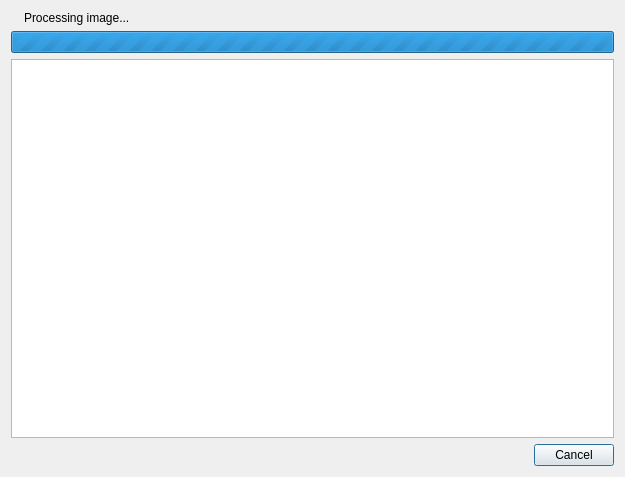
<?xml version="1.0" encoding="UTF-8"?>
<ui version="4.0">
 <class>ProcessDialog</class>
 <widget class="QDialog" name="ProcessDialog">
  <property name="geometry">
   <rect>
    <x>0</x>
    <y>0</y>
    <width>625</width>
    <height>477</height>
   </rect>
  </property>
  <property name="windowTitle">
   <string/>
  </property>
  <layout class="QVBoxLayout" name="verticalLayout">
   <item>
    <layout class="QHBoxLayout" name="horizontalLayout">
     <item>
      <widget class="QLabel" name="iconLabel">
       <property name="text">
        <string/>
       </property>
      </widget>
     </item>
     <item>
      <widget class="QLabel" name="textLabel">
       <property name="sizePolicy">
        <sizepolicy hsizetype="Expanding" vsizetype="Preferred">
         <horstretch>0</horstretch>
         <verstretch>0</verstretch>
        </sizepolicy>
       </property>
       <property name="text">
        <string>Processing image...</string>
       </property>
      </widget>
     </item>
    </layout>
   </item>
   <item>
    <widget class="QProgressBar" name="progressBar">
     <property name="maximum">
      <number>0</number>
     </property>
     <property name="value">
      <number>-1</number>
     </property>
    </widget>
   </item>
   <item>
    <widget class="QPlainTextEdit" name="consoleText">
     <property name="readOnly">
      <bool>true</bool>
     </property>
    </widget>
   </item>
   <item>
    <widget class="QDialogButtonBox" name="buttonBox">
     <property name="orientation">
      <enum>Qt::Horizontal</enum>
     </property>
     <property name="standardButtons">
      <set>QDialogButtonBox::Cancel</set>
     </property>
    </widget>
   </item>
  </layout>
 </widget>
 <resources/>
 <connections>
  <connection>
   <sender>buttonBox</sender>
   <signal>accepted()</signal>
   <receiver>ProcessDialog</receiver>
   <slot>accept()</slot>
   <hints>
    <hint type="sourcelabel">
     <x>248</x>
     <y>254</y>
    </hint>
    <hint type="destinationlabel">
     <x>157</x>
     <y>274</y>
    </hint>
   </hints>
  </connection>
  <connection>
   <sender>buttonBox</sender>
   <signal>rejected()</signal>
   <receiver>ProcessDialog</receiver>
   <slot>reject()</slot>
   <hints>
    <hint type="sourcelabel">
     <x>316</x>
     <y>260</y>
    </hint>
    <hint type="destinationlabel">
     <x>286</x>
     <y>274</y>
    </hint>
   </hints>
  </connection>
 </connections>
</ui>
